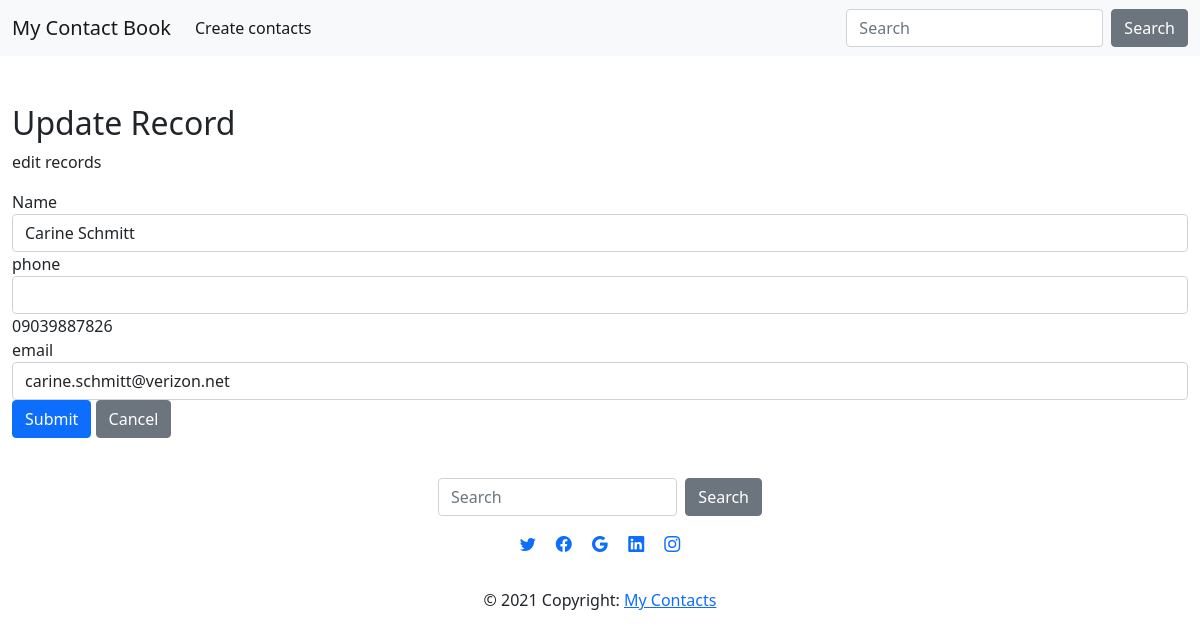
Page /update.php?id=1 on the committed database.
### tables this page shows
CREATE TABLE `mycontacts` (
  `id` int(11) NOT NULL,
  `name` varchar(255) NOT NULL,
  `phone` varchar(18) DEFAULT NULL,
  `email` varchar(150) NOT NULL
);

### update.php (the view, shortened to what this page needs)
<?php
    require_once 'config.php';
    include 'inc/header.php';
?>
<?php
    $name = $phone = $email = "";
    $name_err = $phone_err = $email_err = "";
    if (isset($_POST['id']) && !empty($_POST['id'])) {
        $id = $_POST['id'];
        $input_name = trim($_POST['name']);
        if (empty($input_name)) {
            $name_err = "Please enter a name";
        }elseif (!filter_var($input_name, FILTER_VALIDATE_REGEXP,array("options" => array("regexp" => "/^[a-zA-Z\s]+$/")))) {
            $name_err = "please enter a valid name.";
        }else {
            $name = $input_name;
        }
        $input_phone = trim($_POST["phone"]);
        if (empty($input_phone)) {
            $phone_err = "Please enter a valid phone";
        }else {
            $phone = $input_phone;
        }
        $input_email = trim($_POST["email"]);
        if(empty($input_email)){
            $email_err = "Please enter a valid email.";
        } else{
            $email = $input_email;
        }
        if (empty($name_err) && empty($phone_err) && empty($email_err)) {
            $sql = "UPDATE `mycontacts` SET name=?,phone=?, email=? WHERE id = ?";
        }if($stmt = mysqli_prepare($conn, $sql)){
            mysqli_stmt_bind_param($stmt, "sssi", $param_name, $param_phone, $param_email, $param_id);
            $param_name = $name;
            $param_phone = $phone;
            $param_email = $email;
            $param_id = $id;
            if(mysqli_stmt_execute($stmt)){
                header("location: contacts.php");
                exit();
            } else{
                echo "Oops! Something went wrong. Please try again later.";
            }
        }
        mysqli_close($conn);
    } else{
        if(isset($_GET["id"]) && !empty(trim($_GET["id"]))){
            $sql = "SELECT * FROM mycontacts WHERE id = ?";
            if($stmt = mysqli_prepare($conn, $sql)){
                mysqli_stmt_bind_param($stmt, "i", $param_id);
            if(mysqli_stmt_execute($stmt)){
                $result = mysqli_stmt_get_result($stmt);
                if(mysqli_num_rows($result) == 1){
                    $row = mysqli_fetch_array($result, MYSQLI_ASSOC);
                    $name = $row["name"];
                    $phone = $row["phone"];
                    $email = $row["email"];
                } else{
                    header("location: error.php");
                    exit();
                }
            } else{
                echo "Oops! Something went wrong. Please try again later.";
            }
        }
    }  else{
        header("location: error.php");
        exit();
    }
    }
?>
<div class="wrapper">
    <div class="container-fluid">
        <div class="row">
            <div class="col-md-12">
                <h2 class="mt-5">Update Record</h2>
                <p>edit records</p>
                <form action="<?php echo htmlspecialchars(basename($_SERVER['REQUEST_URI'])); ?>" method="post">
                        <div class="form-group">
                            <label>Name</label>
                            <input type="text" name="name" class="form-control <?php echo (!empty($name_err)) ? 'is-invalid' : ''; ?>" value="<?php echo $name; ?>">
                        </div>
                        <div class="form-group">
                            <label>phone</label>
                            <input name="phone" class="form-control <?php echo (!empty($phone_err)) ? 'is-invalid' : ''; ?>"><?php echo $phone; ?></textarea>
                        </div>
                        <div class="form-group">
                            <label>email</label>
                            <input type="text" name="email" class="form-control <?php echo (!empty($email_err)) ? 'is-invalid' : ''; ?>" value="<?php echo $email; ?>">
                        </div>
                        <input type="submit" class="btn btn-primary" value="Submit">
                        <a href="contacts.php" class="btn btn-secondary ml-2">Cancel</a>
                    </form>
            </div>
        </div>
    </div>
</div>
<?php
include 'inc/footer.php';
?>

### rows in the picture
mycontacts: name "Carine Schmitt", phone "09039887826", email "carine.schmitt@verizon.net"
